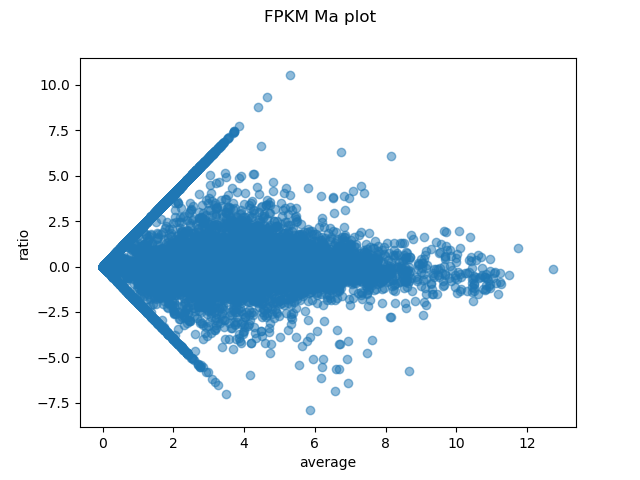

This figure's Python source:
#!/usr/bin/env python3

"""
Usage: ./ma-plot.py <sample_file> <sample2_file>


"""

import sys
import pandas as pd
import os
import matplotlib.pyplot as plt
import numpy as np

df1 = pd.read_csv(sys.argv[1], sep="\t", index_col="t_name")
df2 = pd.read_csv(sys.argv[2], sep="\t", index_col="t_name")

fpkm1 = df1.loc[:,"FPKM"]
fpkm2 = df2.loc[:,"FPKM"]

fpkm1_log = np.log(fpkm1 +1)
fpkm2_log = np.log(fpkm2 +1)

ratio = np.log2(fpkm1 + 1) - np.log2(fpkm2 + 1)
average = 0.5 * (np.log2(fpkm1 + 1) + np.log2(fpkm2 + 1))

fig, ax = plt.subplots()
ax.scatter(average, ratio, alpha=0.5)

fig.suptitle("FPKM Ma plot")
ax.set_xlabel("average")
ax.set_ylabel("ratio")

fig.savefig("ma-plot.png")
plt.close(fig)



